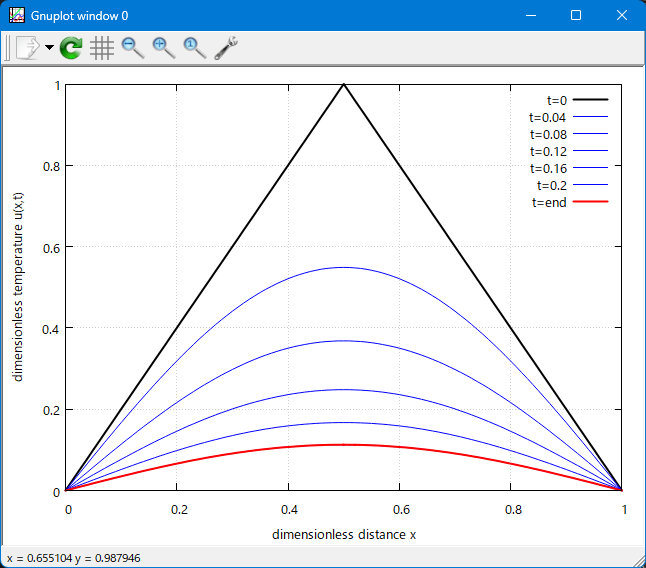

This chart was generated by the following gnuplot code:
set xlabel 'dimensionless distance x'
set ylabel 'dimensionless temperature u(x,t)'
set grid
plot \
  'heat_t0.dat' using 1:2 with lines lw 2 lc rgb 'black' title 't=0', \
  'heat_t1000.dat' using 1:2 with lines lw 1 lc rgb 'blue' title 't=0.04', \
  'heat_t2000.dat' using 1:2 with lines lw 1 lc rgb 'blue' title 't=0.08', \
  'heat_t3000.dat' using 1:2 with lines lw 1 lc rgb 'blue' title 't=0.12', \
  'heat_t4000.dat' using 1:2 with lines lw 1 lc rgb 'blue' title 't=0.16', \
  'heat_t5000.dat' using 1:2 with lines lw 1 lc rgb 'blue' title 't=0.2', \
  'heat_tend.dat' using 1:2 with lines lw 2 lc rgb 'red' title 't=end'
